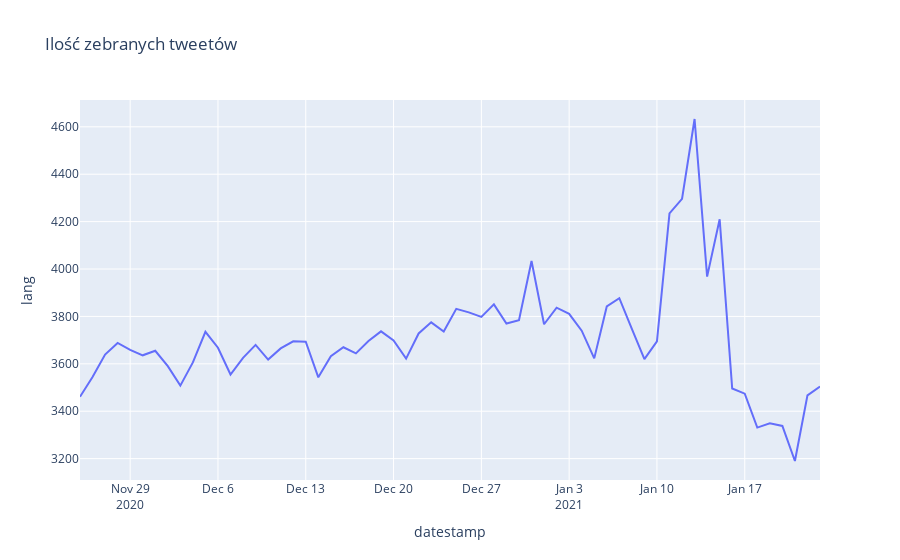

Notebook code for this chart:
### Code cell
tweeter_df = pd.DataFrame()
tweeter_df['datestamp']=df.datestamp
tweeter_df['lang']=df.lang
tweeter_df_group=tweeter_df.groupby(by=['datestamp'],as_index=False).count()
fig = px.line(tweeter_df_group, x="datestamp", y="lang", title='Ilość zebranych tweetów')
fig.show()

### Figure 1 — Plotly figure (JSON) as saved in the notebook; plotly's stock layout.template omitted (floating-point values rounded to 4 significant figures)
{"data": [{"hovertemplate": "datestamp=%{x}<br>lang=%{y}<extra></extra>", "legendgroup": "", "line": {"color": "#636efa", "dash": "solid"}, "mode": "lines", "name": "", "orientation": "v", "showlegend": false, "type": "scatter", "x": ["2020-11-25", "2020-11-26", "2020-11-27", "2020-11-28", "2020-11-29", "2020-11-30", "2020-12-01", "2020-12-02", "2020-12-03", "2020-12-04", "2020-12-05", "2020-12-06", "2020-12-07", "2020-12-08", "2020-12-09", "2020-12-10", "2020-12-11", "2020-12-12", "2020-12-13", "2020-12-14", "2020-12-15", "2020-12-16", "2020-12-17", "2020-12-18", "2020-12-19", "2020-12-20", "2020-12-21", "2020-12-22", "2020-12-23", "2020-12-24", "2020-12-25", "2020-12-26", "2020-12-27", "2020-12-28", "2020-12-29", "2020-12-30", "2020-12-31", "2021-01-01", "2021-01-02", "2021-01-03", "2021-01-04", "2021-01-05", "2021-01-06", "2021-01-07", "2021-01-08", "2021-01-09", "2021-01-10", "2021-01-11", "2021-01-12", "2021-01-13", "2021-01-14", "2021-01-15", "2021-01-16", "2021-01-17", "2021-01-18", "2021-01-19", "2021-01-20", "2021-01-21", "2021-01-22", "2021-01-23"], "xaxis": "x", "y": [3461, 3544, 3639, 3688, 3659, 3636, 3655, 3590, 3508, 3606, 3735, 3668, 3555, 3625, 3680, 3618, 3665, 3695, 3693, 3543, 3632, 3670, 3644, 3696, 3737, 3699, 3622, 3728, 3775, 3736, 3832, 3817, 3798, 3851, 3770, 3784, 4034, 3767, 3837, 3811, 3740, 3623, 3842, 3877, 3747, 3620, 3695, 4235, 4296, 4633, 3968, 4210, 3496, 3474, 3331, 3349, 3338, 3190, 3467, 3504], "yaxis": "y"}], "layout": {"legend": {"tracegroupgap": 0}, "title": {"text": "Ilość zebranych tweetów"}, "xaxis": {"anchor": "y", "domain": [0, 1], "title": {"text": "datestamp"}}, "yaxis": {"anchor": "x", "domain": [0, 1], "title": {"text": "lang"}}}}
